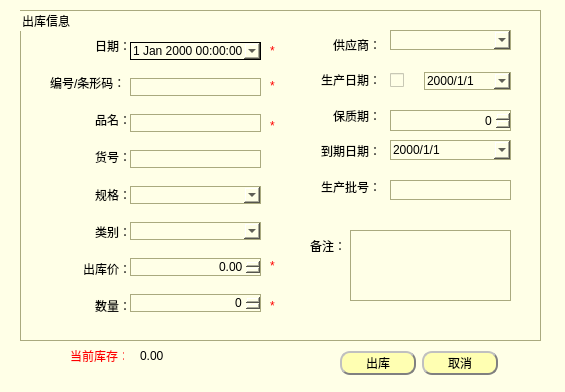
<?xml version="1.0" encoding="UTF-8"?>
<ui version="4.0">
 <class>outstore</class>
 <widget class="QDialog" name="outstore">
  <property name="geometry">
   <rect>
    <x>0</x>
    <y>0</y>
    <width>565</width>
    <height>392</height>
   </rect>
  </property>
  <property name="windowTitle">
   <string>Dialog</string>
  </property>
  <property name="windowIcon">
   <iconset resource="../res.qrc">
    <normaloff>:/image/商品出库.png</normaloff>:/image/商品出库.png</iconset>
  </property>
  <property name="styleSheet">
   <string notr="true">QWidget{
	background-color: rgb(255, 255, 231);
}

QComboBox{
	border: 1px solid #aaaa7f;
}
QLineEdit{
	border: 1px solid #aaaa7f;
}
QSpinBox{
	border: 1px solid #aaaa7f;
}
QTextEdit{
	border: 1px solid #aaaa7f;
}
QDatetEdit{
	border: 1px solid #aaaa7f;
}
QGroupBox{
	border: 1px solid #aaaa7f;
}
QDoubleSpinBox{
	border: 1px solid #aaaa7f;
}
QWidget{
	background-color: rgb(255, 255, 231);
}
QDateTimeEdit{
	border: 1px solid  #aaaa7f;
}

QLabel#label_5,#label_10,#label_11,#label_12,#label_14,#label_26{
	color: rgb(255, 0, 0);
}

QDateTimeEdit{
	border: 1px solid #000000;
}

QPushButton{background-color:rgb(255, 255 , 178);

	color: black;  
	border-radius: 10px; 
	border: 2px groove gray; 
	min-height:20;
 	border-style: outset;
}

QPushButton:hover{background-color: rgb(255, 219, 92);
color: black ;
}

QPushButton:pressed{background-color:rgb(255, 175, 68);

border-style: inset; }


</string>
  </property>
  <widget class="QGroupBox" name="groupBox">
   <property name="geometry">
    <rect>
     <x>20</x>
     <y>10</y>
     <width>521</width>
     <height>331</height>
    </rect>
   </property>
   <property name="title">
    <string>出库信息</string>
   </property>
   <widget class="QDateTimeEdit" name="warningdateEdit">
    <property name="geometry">
     <rect>
      <x>370</x>
      <y>130</y>
      <width>121</width>
      <height>20</height>
     </rect>
    </property>
    <property name="styleSheet">
     <string notr="true">QDateTimeEdit{
	border: 1px solid  #aaaa7f;
}</string>
    </property>
    <property name="displayFormat">
     <string>yyyy/M/d </string>
    </property>
    <property name="calendarPopup">
     <bool>true</bool>
    </property>
   </widget>
   <widget class="QComboBox" name="supplynameBox">
    <property name="geometry">
     <rect>
      <x>370</x>
      <y>20</y>
      <width>121</width>
      <height>20</height>
     </rect>
    </property>
   </widget>
   <widget class="QWidget" name="layoutWidget_4">
    <property name="geometry">
     <rect>
      <x>30</x>
      <y>20</y>
      <width>81</width>
      <height>291</height>
     </rect>
    </property>
    <layout class="QVBoxLayout" name="verticalLayout">
     <item alignment="Qt::AlignRight">
      <widget class="QLabel" name="label_2">
       <property name="text">
        <string>日期：</string>
       </property>
      </widget>
     </item>
     <item>
      <widget class="QLabel" name="label_3">
       <property name="text">
        <string>编号/条形码：</string>
       </property>
      </widget>
     </item>
     <item alignment="Qt::AlignRight">
      <widget class="QLabel" name="label_4">
       <property name="text">
        <string>品名：</string>
       </property>
      </widget>
     </item>
     <item alignment="Qt::AlignRight">
      <widget class="QLabel" name="label_6">
       <property name="text">
        <string>货号：</string>
       </property>
      </widget>
     </item>
     <item alignment="Qt::AlignRight">
      <widget class="QLabel" name="label_7">
       <property name="text">
        <string>规格：</string>
       </property>
      </widget>
     </item>
     <item alignment="Qt::AlignRight">
      <widget class="QLabel" name="label_8">
       <property name="text">
        <string>类别：</string>
       </property>
      </widget>
     </item>
     <item alignment="Qt::AlignRight">
      <widget class="QLabel" name="label_9">
       <property name="text">
        <string>出库价：</string>
       </property>
      </widget>
     </item>
     <item alignment="Qt::AlignRight">
      <widget class="QLabel" name="label_13">
       <property name="text">
        <string>数量：</string>
       </property>
      </widget>
     </item>
    </layout>
   </widget>
   <widget class="QWidget" name="layoutWidget">
    <property name="geometry">
     <rect>
      <x>270</x>
      <y>20</y>
      <width>91</width>
      <height>171</height>
     </rect>
    </property>
    <layout class="QVBoxLayout" name="verticalLayout_3">
     <item alignment="Qt::AlignRight">
      <widget class="QLabel" name="label">
       <property name="text">
        <string>供应商：</string>
       </property>
      </widget>
     </item>
     <item alignment="Qt::AlignRight">
      <widget class="QLabel" name="label_15">
       <property name="text">
        <string>生产日期：</string>
       </property>
      </widget>
     </item>
     <item alignment="Qt::AlignRight">
      <widget class="QLabel" name="label_16">
       <property name="text">
        <string>保质期：</string>
       </property>
      </widget>
     </item>
     <item alignment="Qt::AlignRight">
      <widget class="QLabel" name="label_17">
       <property name="text">
        <string>到期日期：</string>
       </property>
      </widget>
     </item>
     <item alignment="Qt::AlignRight">
      <widget class="QLabel" name="label_18">
       <property name="text">
        <string>生产批号：</string>
       </property>
      </widget>
     </item>
    </layout>
   </widget>
   <widget class="QLineEdit" name="batchNumEdit">
    <property name="geometry">
     <rect>
      <x>370</x>
      <y>170</y>
      <width>121</width>
      <height>20</height>
     </rect>
    </property>
   </widget>
   <widget class="QLabel" name="label_22">
    <property name="geometry">
     <rect>
      <x>290</x>
      <y>230</y>
      <width>54</width>
      <height>12</height>
     </rect>
    </property>
    <property name="text">
     <string>备注：</string>
    </property>
   </widget>
   <widget class="QLabel" name="label_25">
    <property name="geometry">
     <rect>
      <x>50</x>
      <y>370</y>
      <width>54</width>
      <height>12</height>
     </rect>
    </property>
    <property name="text">
     <string>当前库存：</string>
    </property>
   </widget>
   <widget class="QWidget" name="layoutWidget_3">
    <property name="geometry">
     <rect>
      <x>110</x>
      <y>20</y>
      <width>131</width>
      <height>301</height>
     </rect>
    </property>
    <layout class="QVBoxLayout" name="verticalLayout_2">
     <item>
      <widget class="QDateTimeEdit" name="outstoredateEdit">
       <property name="calendarPopup">
        <bool>true</bool>
       </property>
      </widget>
     </item>
     <item>
      <widget class="QLineEdit" name="productIdEdit"/>
     </item>
     <item>
      <widget class="QLineEdit" name="productNameEdit"/>
     </item>
     <item>
      <widget class="QLineEdit" name="itemNumEdit"/>
     </item>
     <item>
      <widget class="QComboBox" name="qualificationBox"/>
     </item>
     <item>
      <widget class="QComboBox" name="classesBox"/>
     </item>
     <item>
      <widget class="QDoubleSpinBox" name="outstorepriceBox">
       <property name="alignment">
        <set>Qt::AlignRight|Qt::AlignTrailing|Qt::AlignVCenter</set>
       </property>
      </widget>
     </item>
     <item>
      <widget class="QSpinBox" name="outstoreNumBox">
       <property name="alignment">
        <set>Qt::AlignRight|Qt::AlignTrailing|Qt::AlignVCenter</set>
       </property>
      </widget>
     </item>
    </layout>
   </widget>
   <widget class="QTextEdit" name="textEdit">
    <property name="geometry">
     <rect>
      <x>330</x>
      <y>220</y>
      <width>161</width>
      <height>71</height>
     </rect>
    </property>
   </widget>
   <widget class="QWidget" name="layoutWidget_5">
    <property name="geometry">
     <rect>
      <x>370</x>
      <y>60</y>
      <width>121</width>
      <height>22</height>
     </rect>
    </property>
    <layout class="QHBoxLayout" name="horizontalLayout">
     <item>
      <widget class="QCheckBox" name="datecheckBox">
       <property name="text">
        <string/>
       </property>
      </widget>
     </item>
     <item>
      <widget class="QDateTimeEdit" name="productdateEdit">
       <property name="styleSheet">
        <string notr="true">QDateTimeEdit{
	border: 1px solid  #aaaa7f;
}</string>
       </property>
       <property name="displayFormat">
        <string>yyyy/M/d </string>
       </property>
       <property name="calendarPopup">
        <bool>true</bool>
       </property>
      </widget>
     </item>
    </layout>
   </widget>
   <widget class="QLabel" name="label_5">
    <property name="geometry">
     <rect>
      <x>250</x>
      <y>30</y>
      <width>20</width>
      <height>21</height>
     </rect>
    </property>
    <property name="text">
     <string>*</string>
    </property>
   </widget>
   <widget class="QLabel" name="label_10">
    <property name="geometry">
     <rect>
      <x>250</x>
      <y>60</y>
      <width>20</width>
      <height>31</height>
     </rect>
    </property>
    <property name="text">
     <string>*</string>
    </property>
   </widget>
   <widget class="QLabel" name="label_11">
    <property name="geometry">
     <rect>
      <x>250</x>
      <y>100</y>
      <width>20</width>
      <height>31</height>
     </rect>
    </property>
    <property name="text">
     <string>*</string>
    </property>
   </widget>
   <widget class="QLabel" name="label_12">
    <property name="geometry">
     <rect>
      <x>250</x>
      <y>240</y>
      <width>20</width>
      <height>31</height>
     </rect>
    </property>
    <property name="text">
     <string>*</string>
    </property>
   </widget>
   <widget class="QLabel" name="label_14">
    <property name="geometry">
     <rect>
      <x>250</x>
      <y>280</y>
      <width>20</width>
      <height>31</height>
     </rect>
    </property>
    <property name="text">
     <string>*</string>
    </property>
   </widget>
   <widget class="QSpinBox" name="lifedatespinBox">
    <property name="geometry">
     <rect>
      <x>370</x>
      <y>100</y>
      <width>121</width>
      <height>21</height>
     </rect>
    </property>
    <property name="alignment">
     <set>Qt::AlignRight|Qt::AlignTrailing|Qt::AlignVCenter</set>
    </property>
   </widget>
  </widget>
  <widget class="QWidget" name="layoutWidget_2">
   <property name="geometry">
    <rect>
     <x>340</x>
     <y>350</y>
     <width>158</width>
     <height>26</height>
    </rect>
   </property>
   <layout class="QHBoxLayout" name="horizontalLayout_2">
    <item>
     <widget class="QPushButton" name="outButton">
      <property name="text">
       <string>出库</string>
      </property>
     </widget>
    </item>
    <item>
     <widget class="QPushButton" name="quitButton">
      <property name="text">
       <string>取消</string>
      </property>
     </widget>
    </item>
   </layout>
  </widget>
  <widget class="QLabel" name="NumberLabel">
   <property name="geometry">
    <rect>
     <x>140</x>
     <y>350</y>
     <width>54</width>
     <height>12</height>
    </rect>
   </property>
   <property name="text">
    <string>0.00</string>
   </property>
  </widget>
  <widget class="QLabel" name="label_26">
   <property name="geometry">
    <rect>
     <x>70</x>
     <y>350</y>
     <width>54</width>
     <height>12</height>
    </rect>
   </property>
   <property name="text">
    <string>当前库存：</string>
   </property>
  </widget>
 </widget>
 <resources>
  <include location="../res.qrc"/>
 </resources>
 <connections/>
</ui>
